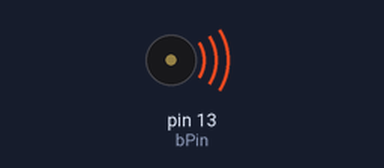
A sketch run on a simulated Arduino Uno, built with avr-gcc and run on an emulated ATmega328P. On the bench: buzzer (waves = sounding).

Above: at 0.2 s.
At 28.2 s:
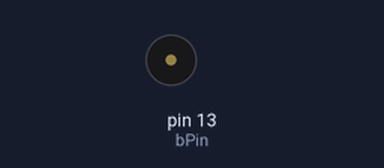
Timing chart, 0 to 32.9 s (numbered marks = the images above):
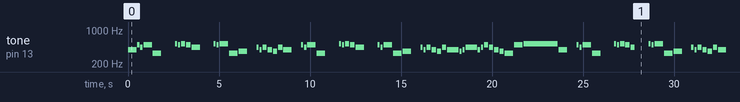

Measured:
- by itself, tone on pin 13 (bPin): plays 392 Hz for 0.47 s, 494 Hz for 0.12 s, 440 Hz for 0.12 s, 494 Hz for 0.47 s, 329 Hz for 0.47 s, 523 Hz for 0.12 s … (287 notes in this stretch)

The sketch:

final_countdown.ino
```cpp
const int e=329;
const int f=349;
const int fS=369;
const int g=392;
const int a=440;
const int b=494;
const int c=523;
const int bPin = 13;

int Tempo=(60000/128)*4;

void beep(int note, int duration)
{
 tone(bPin, note,Tempo/duration);
 delay(Tempo/duration);
 noTone(bPin);
 delay(50);
}

void setup() {
 Serial.begin(115200);
 pinMode(bPin, OUTPUT);
}


   void loop()
   {
   firstLine();
   ScndLine();
   ThirdLine() ;
   ForthLine();
   FiftthLine();
   delay(3000);
   }


void firstLine()
{
 beep(g, 4);
 beep(b, 16);
 beep(a, 16);
 beep(b, 4);
 beep(e, 4);
 //-----------------
 delay(Tempo/4);
 delay(Tempo/8);
 beep(c, 16);
 beep(b, 16);
 beep(c, 8);
 beep(b, 8);
 beep(a, 4);
 //-----------------
 delay(Tempo/4);
 delay(Tempo/8);
 beep(c, 16);
 beep(b, 16);
 beep(c, 4);
 beep(e, 4);
 //-----------------
 beep(fS, 4);
 delay(Tempo/4);
 beep(a, 16);
 beep(g, 16);
 beep(a, 8);
 beep(g, 8);
 beep(fS, 8); //sharp
 beep(a, 8);
 //-----------------

}

void ScndLine() {


 beep(g, 4);
 delay(Tempo/4);
 beep(b, 16);
 beep(a, 16);
 beep(b, 4);
 beep(e, 4);
 //-----------------
 delay(Tempo/8);
 delay(Tempo/4);
 beep(c, 16);
 beep(b, 16);
 beep(c, 8);
 beep(b, 8);
 beep(a, 4);
  //-----------------
 delay(Tempo/8);
 delay(Tempo/4);
 beep(b, 16);
 beep(a, 16);
 beep(b, 4);
 beep(e, 4);
 //-----------------
 beep(fS, 4); //sharp
 delay(Tempo/4);
   beep(a, 16);
 beep(g, 16);
 beep(a, 8);
 beep(g, 8);
 beep(fS, 8); //sharp
 beep(a, 8);
}

void ThirdLine() {

 beep(g, 3);
 beep(fS, 16);  //sharp
 beep(g, 16);
 beep(a, 3);
 beep(g, 16);
 beep(a, 16);
//-----------------
   beep(b, 8);
 beep(a, 8);
 beep(g, 8);
 beep(fS, 8); //sharp
 beep(e, 4);
 beep(b, 4);
 //-----------------
 beep(c, 1);
 //-----------------
 //beep(c, 1);
 //-----------------
 beep(g, 4);
 delay(Tempo/4);
 beep(b, 16);
 beep(a, 16);
 beep(b, 4);
 beep(e, 4);
 //-----------------
 delay(Tempo/8);
 delay(Tempo/4);
 beep(c, 16);
 beep(b, 16);
 beep(c, 8);
 beep(b, 8);
 beep(a, 8);
 //-----------------
}

void ForthLine() {
 delay(Tempo/8);
 delay(Tempo/4);
 beep(c, 16);
 beep(b, 16);
 beep(c, 4);
 beep(e, 4);
 //-----------------
 beep(fS, 4);
 delay(Tempo/4);
 beep(a, 16);
 beep(g, 16);
 beep(a, 8);
 beep(g, 8);
 beep(fS, 8); //sharp
 beep(a, 8);
 //-----------------
 beep(g, 4);
 delay(Tempo/4);
 beep(b, 16);
 beep(a, 16);
 beep(b, 4);
 beep(e, 4);
 //-----------------
 delay(Tempo/8);
 delay(Tempo/4);
 beep(c, 16);
 beep(b, 16);
 beep(c, 8);
 beep(b, 8);
 beep(a, 4);
 //-----------------
 delay(Tempo/8);
 delay(Tempo/4);
  beep(c, 16);
 beep(b, 16);
   beep(c, 4);
   beep(e, 4);
}

void FiftthLine() {
 beep(fS, 4);
 delay(Tempo/4);
 beep(a, 16);
 beep(g, 16);
 beep(a, 8);
 beep(g, 8);
 beep(fS, 8); //sharp
 beep(a, 8);
 //-----------------
   beep(g, 3);
 beep(fS, 16);  //sharp
 beep(g, 16);
 beep(a, 3);
 beep(g, 16);
 beep(a, 16);
//-----------------
   beep(b, 8);
 beep(a, 8);
 beep(g, 8);
 beep(fS, 8); //sharp
 beep(e, 4);
 beep(b, 4);
 //-----------------
 beep(c, 1);
 //-----------------
}
```
